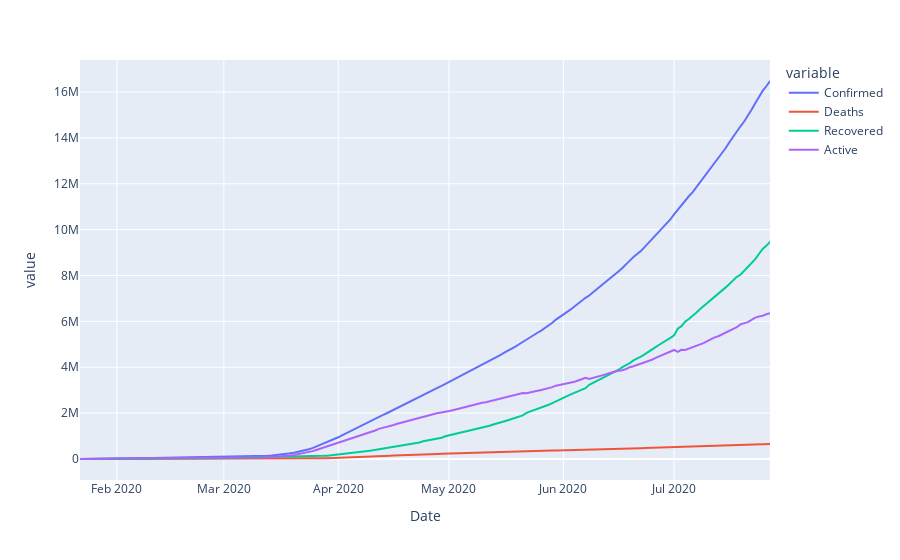

Notebook code cell kept with this figure:
### Code cell
fig.show()

### Figure 1 — Plotly figure (JSON) as saved in the notebook; plotly's stock layout.template omitted (floating-point values rounded to 4 significant figures; data arrays with more than 128 entries replaced by an {"elided": "..."} marker saying what was removed)
{"data": [{"hovertemplate": "variable=Confirmed<br>Date=%{x}<br>value=%{y}<extra></extra>", "legendgroup": "Confirmed", "line": {"color": "#636efa", "dash": "solid"}, "marker": {"symbol": "circle"}, "mode": "lines", "name": "Confirmed", "orientation": "v", "showlegend": true, "type": "scatter", "x": {"elided": "188 str values"}, "xaxis": "x", "y": {"elided": "188 int values"}, "yaxis": "y"}, {"hovertemplate": "variable=Deaths<br>Date=%{x}<br>value=%{y}<extra></extra>", "legendgroup": "Deaths", "line": {"color": "#EF553B", "dash": "solid"}, "marker": {"symbol": "circle"}, "mode": "lines", "name": "Deaths", "orientation": "v", "showlegend": true, "type": "scatter", "x": {"elided": "188 str values"}, "xaxis": "x", "y": {"elided": "188 int values"}, "yaxis": "y"}, {"hovertemplate": "variable=Recovered<br>Date=%{x}<br>value=%{y}<extra></extra>", "legendgroup": "Recovered", "line": {"color": "#00cc96", "dash": "solid"}, "marker": {"symbol": "circle"}, "mode": "lines", "name": "Recovered", "orientation": "v", "showlegend": true, "type": "scatter", "x": {"elided": "188 str values"}, "xaxis": "x", "y": {"elided": "188 int values"}, "yaxis": "y"}, {"hovertemplate": "variable=Active<br>Date=%{x}<br>value=%{y}<extra></extra>", "legendgroup": "Active", "line": {"color": "#ab63fa", "dash": "solid"}, "marker": {"symbol": "circle"}, "mode": "lines", "name": "Active", "orientation": "v", "showlegend": true, "type": "scatter", "x": {"elided": "188 str values"}, "xaxis": "x", "y": {"elided": "188 int values"}, "yaxis": "y"}], "layout": {"legend": {"title": {"text": "variable"}, "tracegroupgap": 0}, "margin": {"t": 60}, "xaxis": {"anchor": "y", "domain": [0, 1], "title": {"text": "Date"}}, "yaxis": {"anchor": "x", "domain": [0, 1], "title": {"text": "value"}}}}
